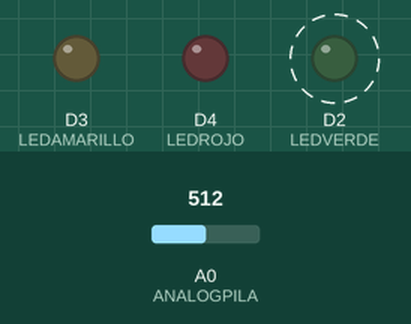
A sketch run on a simulated ESP8266 (NodeMCU). Parts: output pins drawn as LEDs (lit = HIGH). Dashed ring = blinking. Inputs (shaded band) come from the test bench; at power-on: A0 (ANALOGPILA) = 512. WiFi joins after 1.5 s; servers stay silent unless stated; uploads are accepted with an empty reply; what the sketch prints to the serial monitor is not drawn.

Above: at 2.7 s.
2.8 s: A0 (ANALOGPILA) set to 278
6.3 s: A0 (ANALOGPILA) set to 256
At 8.1 s:
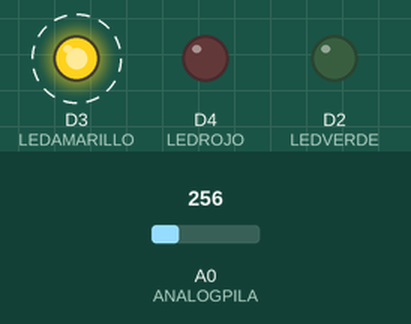
12.3 s: A0 (ANALOGPILA) set to 173
15.8 s: A0 (ANALOGPILA) set to 147
At 18.1 s:
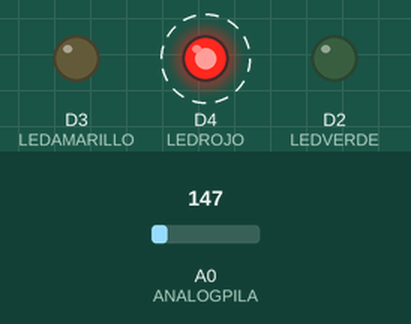
21.8 s: A0 (ANALOGPILA) set to 210
At 23.2 s:
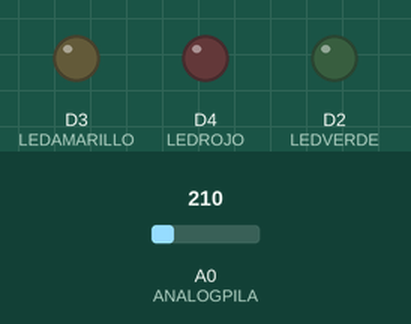
27.8 s: A0 (ANALOGPILA) set to 122
At 30.1 s:
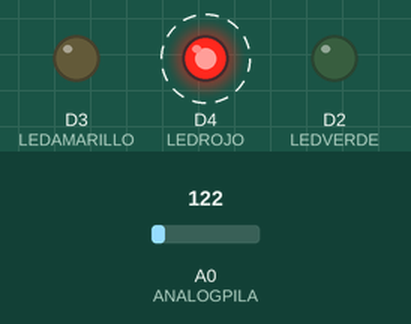
Timing chart, 0 to 34.8 s (numbered marks = the images above; inputs shaded):
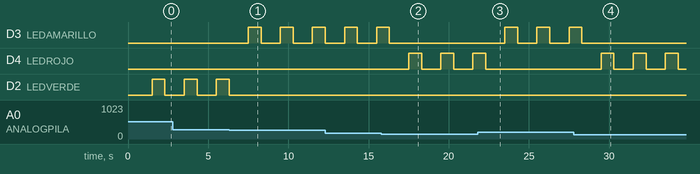

The sketch:

prueba.ino
```cpp
#include <ArduinoJson.h>
#include <ESP8266WiFi.h>
#include <ESP8266HTTPClient.h>

// Pines para los LEDs
#define LEDVERDE D2
#define LEDAMARILLO D3
#define LEDROJO D4
#define ANALOGPILA A0

// Variables
int analogValor = 0;
float voltaje = 0;
int ledDelay = 800;

// Umbrales
float maximo = 1.3;
//float medio = 1.4;
float medio = 0.78;
float minimo = 0.3;

//String Server
String server = "http://kumbia.herokuapp.com/pila/5eabaf5704e806002431cb4d";

const int BOTON=D7;
int val;

void setup()
{
  Serial.begin(115200);

  //pinMode(BOTON,INPUT);

   // Los pines de LED en modo salida
  pinMode(LEDVERDE, OUTPUT);
  pinMode(LEDAMARILLO, OUTPUT);
  pinMode(LEDROJO, OUTPUT);
  Serial.println();

  WiFi.begin("Julio-Wifi", "calcetin70");

  Serial.print("Connecting");
  while (WiFi.status() != WL_CONNECTED)
  {
    delay(500);
    Serial.print(".");
  }
  Serial.println();

  Serial.print("Connected, IP address: ");
  Serial.println(WiFi.localIP());
}

void loop() {
   // Leemos valor de la entrada analógica
  analogValor = analogRead(ANALOGPILA);

  // Obtenemos el voltaje
  voltaje = 0.0048 * analogValor;
  Serial.print("Voltaje: ");
  Serial.println(voltaje);

  // Dependiendo del voltaje mostramos un LED u otro
  if (voltaje >= maximo)
  {
    digitalWrite(LEDVERDE, HIGH);
    delay(ledDelay);
    digitalWrite(LEDVERDE, LOW);
  }
  else if (voltaje < maximo && voltaje > medio)
  {
    digitalWrite(LEDAMARILLO, HIGH);
    delay(ledDelay);
    digitalWrite(LEDAMARILLO, LOW);
  }
  else if (voltaje < medio && voltaje > minimo)
  {
    digitalWrite(LEDROJO, HIGH);
    delay(ledDelay);
    digitalWrite(LEDROJO, LOW);
  }

  // Apagamos todos los LEDs
  digitalWrite(LEDVERDE, LOW);
  digitalWrite(LEDAMARILLO, LOW);
  digitalWrite(LEDROJO, LOW);

  delay(1000);
  post(voltaje);

  }


  void post(float voltaje) {

   HTTPClient http;

  String json;
  StaticJsonBuffer<200> jsonBuffer;
  JsonObject& root = jsonBuffer.createObject();
  root["carga"] = voltaje;

  root.printTo(json);

  Serial.println(""); // salto de linea para http.writeToStream(&Serial);

  http.begin(server);
  http.addHeader("Content-Type", "application/json");
  http.POST(json);
  http.writeToStream(&Serial);
  http.end();

}
```

Measured:
- the behaviour switches between 271 and 270 on A0 (ANALOGPILA) (found by bisection; images 0 and 1)
- the behaviour switches between 163 and 162 on A0 (ANALOGPILA) (found by bisection; images 1 and 2)
- after the input at 6.3 s, D3 (LEDAMARILLO): alternates HIGH for 0.80 s and LOW for 1.2 s, starting after 1.2 s; D2 (LEDVERDE): goes on until 6.3 s, then stays LOW
- after the input at 15.8 s, D3 (LEDAMARILLO): goes on until 16.3 s, then stays LOW; D4 (LEDROJO): alternates HIGH for 0.80 s and LOW for 1.2 s, starting after 1.7 s
- after the input at 21.8 s, D3 (LEDAMARILLO): alternates HIGH for 0.80 s and LOW for 1.2 s, starting after 1.7 s; D4 (LEDROJO): goes on until 22.3 s, then stays LOW
- after the input at 27.8 s, D3 (LEDAMARILLO): goes on until 28.3 s, then stays LOW; D4 (LEDROJO): alternates HIGH for 0.80 s and LOW for 1.2 s, starting after 1.7 s
